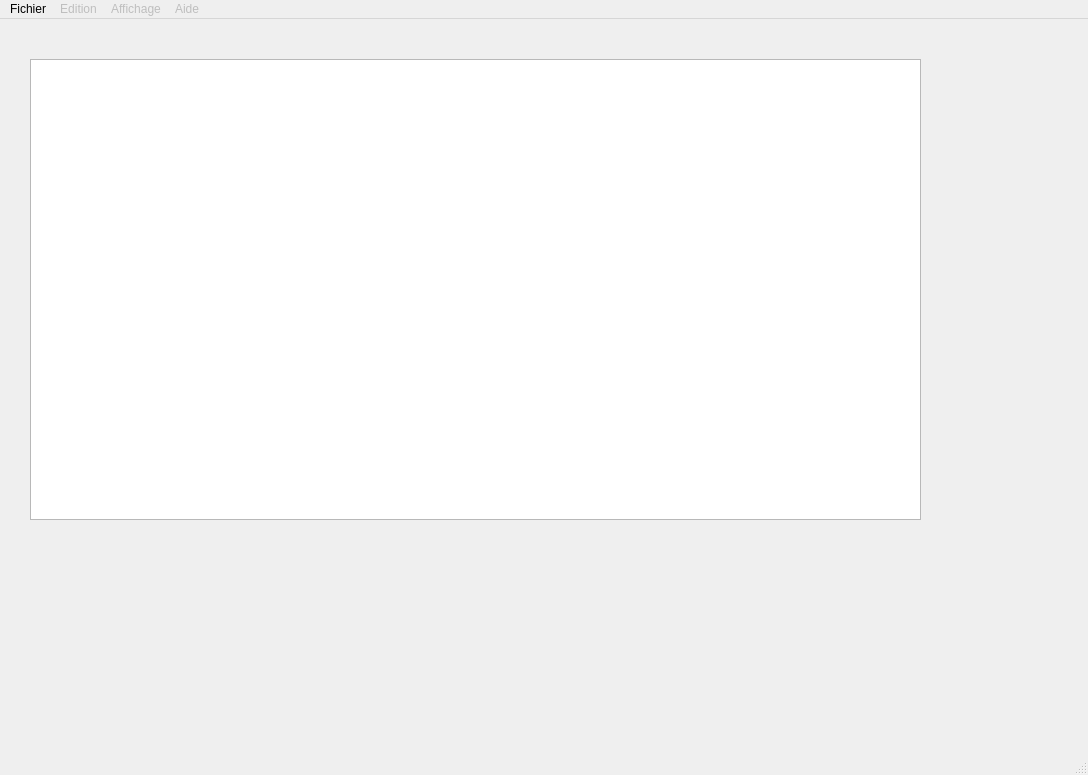
<?xml version="1.0" encoding="UTF-8"?>
<ui version="4.0">
 <class>MetisQgisApdDialog</class>
 <widget class="QMainWindow" name="MetisQgisApdDialog">
  <property name="geometry">
   <rect>
    <x>0</x>
    <y>0</y>
    <width>1088</width>
    <height>775</height>
   </rect>
  </property>
  <property name="windowTitle">
   <string>Metis - </string>
  </property>
  <widget class="QWidget" name="centralwidget">
   <widget class="QWidget" name="verticalLayoutWidget">
    <property name="geometry">
     <rect>
      <x>30</x>
      <y>40</y>
      <width>891</width>
      <height>461</height>
     </rect>
    </property>
    <layout class="QVBoxLayout" name="mainLayout">
     <item>
      <widget class="QTableWidget" name="tableWidget"/>
     </item>
    </layout>
   </widget>
  </widget>
  <widget class="QMenuBar" name="menubar">
   <property name="geometry">
    <rect>
     <x>0</x>
     <y>0</y>
     <width>1088</width>
     <height>22</height>
    </rect>
   </property>
   <widget class="QMenu" name="menuFichier">
    <property name="title">
     <string>Fichier</string>
    </property>
    <widget class="QMenu" name="menuNouveau">
     <property name="title">
      <string>Nouveau</string>
     </property>
     <addaction name="actionC31"/>
    </widget>
    <addaction name="menuNouveau"/>
    <addaction name="actionFermer"/>
   </widget>
   <widget class="QMenu" name="menuEdition">
    <property name="enabled">
     <bool>false</bool>
    </property>
    <property name="title">
     <string>Edition</string>
    </property>
   </widget>
   <widget class="QMenu" name="menuAffichage">
    <property name="enabled">
     <bool>false</bool>
    </property>
    <property name="title">
     <string>Affichage</string>
    </property>
   </widget>
   <widget class="QMenu" name="menuAide">
    <property name="enabled">
     <bool>false</bool>
    </property>
    <property name="title">
     <string>Aide</string>
    </property>
   </widget>
   <addaction name="menuFichier"/>
   <addaction name="menuEdition"/>
   <addaction name="menuAffichage"/>
   <addaction name="menuAide"/>
  </widget>
  <widget class="QStatusBar" name="statusbar"/>
  <action name="actionFermer">
   <property name="text">
    <string>Fermer</string>
   </property>
  </action>
  <action name="actionC31">
   <property name="text">
    <string>C3A</string>
   </property>
  </action>
 </widget>
 <resources/>
 <connections/>
</ui>
